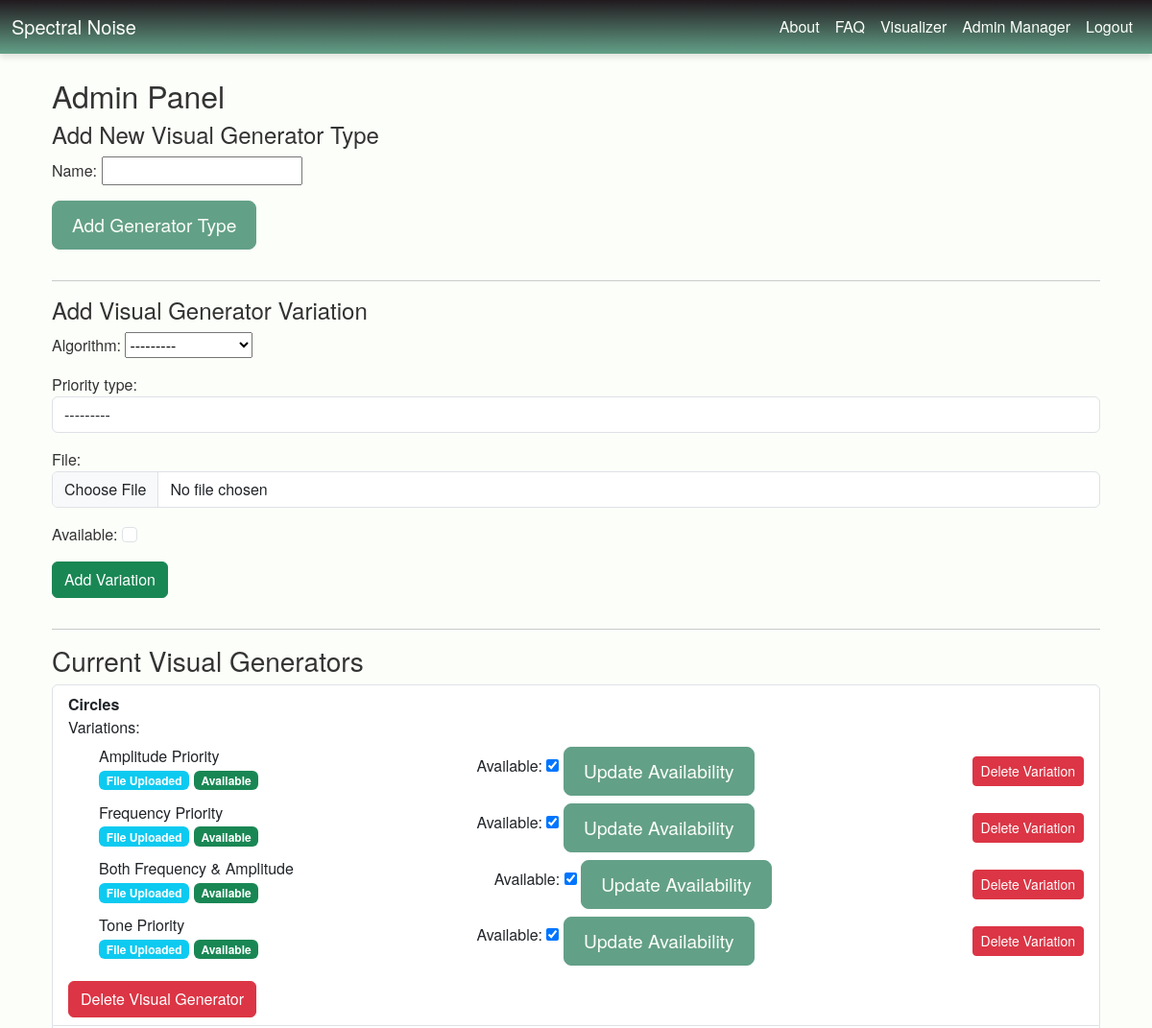
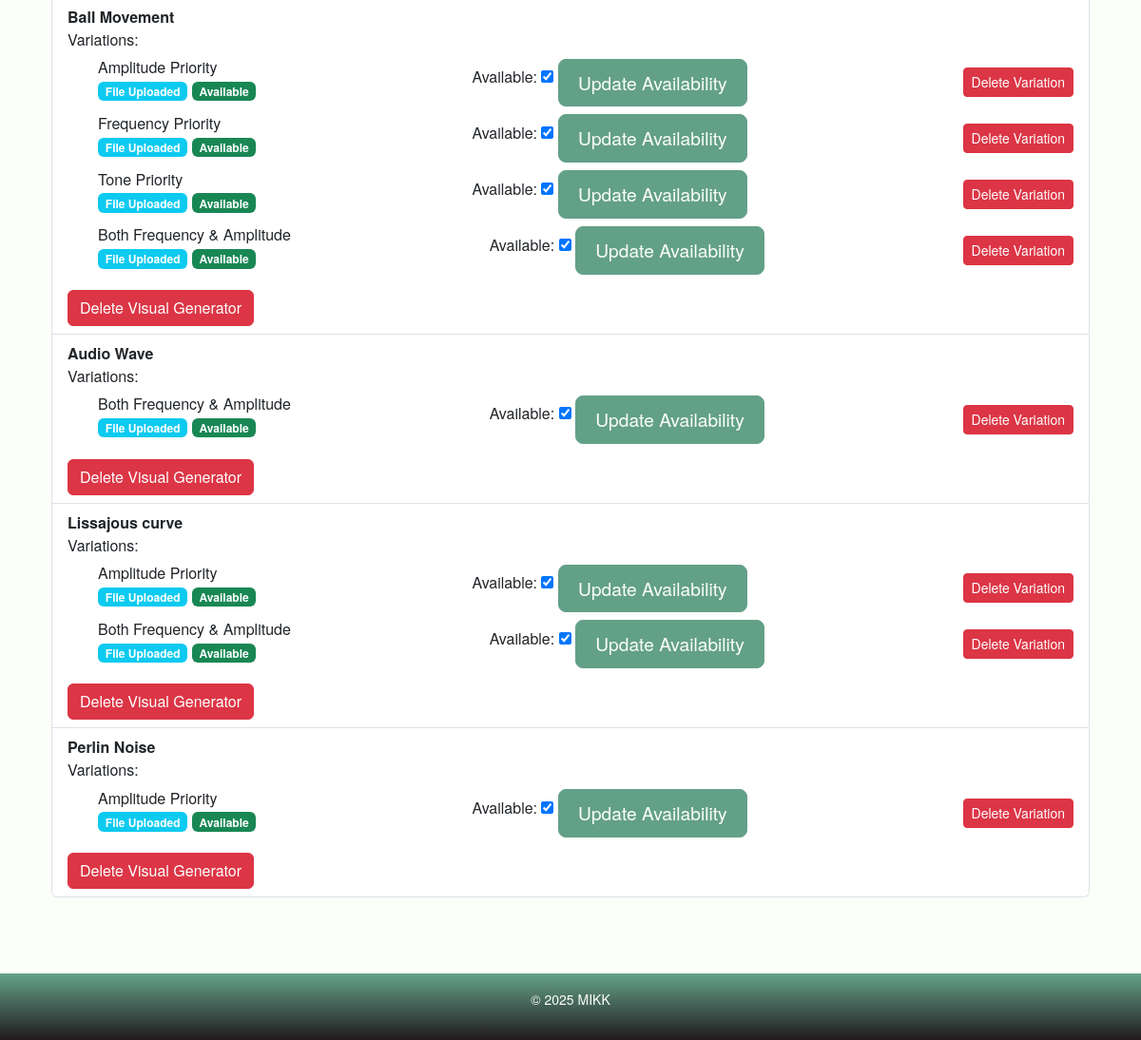
Page /admin-panel/ (signed in) on the committed database (2 pictures, top to bottom).
### myApp/models.py (models this page shows, shortened)
class Algorithm(models.Model):
    name = models.CharField(max_length=255, unique=True)
    def __str__(self):
        return self.name

class AlgorithmVariation(models.Model):
    PRIORITY_CHOICES = [
        ('frequency', 'Frequency Priority'),
        ('amplitude', 'Amplitude Priority'),
        ('tone', 'Tone Priority'),
        ('both', 'Both Frequency & Amplitude'),
    ]
    name = models.CharField(max_length=255)
    algorithm = models.ForeignKey(Algorithm, on_delete=models.CASCADE, related_name="variations")
    priority_type = models.CharField(max_length=20, choices=PRIORITY_CHOICES)
    file = models.FileField(upload_to='media/algorithm_files/', blank=True, null=True)  # Uploads file if applicable
    available = models.BooleanField(default=False)  # Tracks if this variation is ready to use

### myApp/views.py (the view, shortened to what this page needs)
# urls.py: path('admin-panel/', admin_panel, name='admin_panel'),
@login_required
def admin_panel(request):
    algorithms = Algorithm.objects.all()
    algo_form = AlgorithmForm()
    variation_form = AlgorithmVariationForm()
    return render(request, "admin_panel.html", {
        "algo_form": algo_form,
        "variation_form": variation_form,
        "algorithms": algorithms
    })

### myApp/forms.py (shortened to what this page needs)
class AlgorithmForm(forms.ModelForm):
    class Meta:
        model = Algorithm
        fields = ['name']

class AlgorithmVariationForm(forms.ModelForm):
    class Meta:
        model = AlgorithmVariation
        fields = ['algorithm', 'priority_type', 'file', 'available']
        widgets = {
            'priority_type': forms.Select(attrs={'class': 'form-control'}),
            'file': forms.FileInput(attrs={'class': 'form-control'}),
            'available': forms.CheckboxInput(attrs={'class': 'form-check-input'})  # Styling checkbox
        }

### myApp/templates/myApp/admin_panel.html (shortened to what this page needs)
{% extends 'myApp/base.html' %}
{% block content %}
<div class="container" style="padding-bottom: 80px;">
    <h2>Admin Panel</h2>
    <h4>Add New Visual Generator Type</h4>
    <form method="post">
        {{ algo_form.as_p }}
        <button type="submit" name="add_algorithm" class="btn btn-primary btn-block mb-3">Add Generator Type</button>
    </form>
    <hr>
    <h4>Add Visual Generator Variation</h4>
    <form method="post" enctype="multipart/form-data">
        {{ variation_form.as_p }}
        <button type="submit" name="add_variation" class="btn btn-success btn-block mb-3">Add Variation</button>
    </form>
    <hr>
    <h3>Current Visual Generators</h3>
    <ul class="list-group">
        {% for algorithm in algorithms %}
            <li class="list-group-item">
                <strong>{{ algorithm.name }}</strong>
                <br>Variations:
                <ul>
                    {% for variation in algorithm.variations.all %}
                        <li class="d-flex justify-content-between align-items-center">
                            <div>
                                <div>{{ variation.get_priority_type_display }}</div>
                                <div>
                                    {% if variation.file %}
                                        <span class="badge bg-info">File Uploaded</span>
                                    {% else %}
                                        <span class="badge bg-warning">No File Uploaded</span>
                                    {% endif %}
                                    {% if variation.available %}
                                        <span class="badge bg-success">Available</span>
                                    {% else %}
                                        <span class="badge bg-danger">Not Available</span>
                                    {% endif %}
                                </div>
                            </div>
                            {% if user.is_staff %}
                                <form method="post" action="{% url 'update_variation_availability' variation.id %}" class="ms-2">
                                    <label for="available-{{ variation.id }}" class="form-label">Available:</label>
                                    <input type="checkbox" name="available" id="available-{{ variation.id }}" {% if variation.available %} checked {% endif %}>
                                    <button type="submit" class="btn btn-primary btn-sm mt-2">Update Availability</button>
                                </form>
                            {% endif %}
                            <form method="post" action="{% url 'delete_variation' variation.id %}" class="ms-2">
                                <button type="submit" class="btn btn-danger btn-sm mt-2">Delete Variation</button>
                            </form>
                        </li>
                    {% endfor %}
                </ul>
                <form method="post" action="{% url 'delete_algorithm' algorithm.id %}" class="mt-3">
                    <button type="submit" class="btn btn-danger btn-block">Delete Visual Generator</button>
                </form>
            </li>
        {% endfor %}
    </ul>
</div>
{% endblock %}

### myApp/templates/myApp/base.html (shortened to what this page needs)
{% load static %}
<!DOCTYPE html>
<html lang="en">
<head>
  <link href="https://fonts.cdnfonts.com/css/helvetica-neue-5" rel="stylesheet">
  <link rel="stylesheet" href="https://cdn.jsdelivr.net/npm/bootstrap@5.3.0/dist/css/bootstrap.min.css">
  <link rel="stylesheet" href="{% static 'css/styles.css' %}">
</head>
<body>
  <nav class="navbar navbar-expand-lg navbar-light">
    <div class="container-fluid">
      <a class="navbar-brand" href="{% url 'landing' %}">Spectral Noise</a>
      <div class="collapse navbar-collapse" id="navbarNav">
        <ul class="navbar-nav ms-auto">
          <li class="nav-item"><a class="nav-link" href="{% url 'about' %}">About</a></li>
          <li class="nav-item"><a class="nav-link" href="{% url 'faq' %}">FAQ</a></li>
          <li class="nav-item"><a class="nav-link" href="{% url 'visualizer' %}">Visualizer</a></li>
          {% if request.user.is_authenticated %}
            <li class="nav-item"><a class="nav-link" href="{% url 'admin_panel' %}">Admin Manager</a></li>
            <li class="nav-item"><a class="nav-link text-danger" href="{% url 'admin_logout' %}">Logout</a></li>
          {% else %}
            <li class="nav-item"><a class="nav-link text-success" href="{% url 'admin_login' %}">Admin Login</a></li>
          {% endif %}
        </ul>
      </div>
    </div>
  </nav>
  <main class="container mt-4">
    {% block content %}{% endblock %}
  </main>
  <footer class="text-center py-3">
    <p>&copy; 2025 MIKK</p>
  </footer>
</body>
</html>

### myApp/static/css/styles.css (style rules this page uses)
html, body { height: 100%; margin: 0; padding: 0; }
body { display: flex; flex-direction: column; min-height: 100vh; font-family: 'Helvetica Neue','Arial', sans-serif; background-color: #FBFEF9; color: #333; }
main { flex: 1; }
.navbar { background: linear-gradient(180deg, #211A1E, #63A088); box-shadow: 0px 4px 6px rgba(0, 0, 0, 0.1); }
.navbar a, .navbar-brand, .navbar-nav .nav-link { color: #FBFEF9 !important; }
footer { background: linear-gradient(180deg, #63A088, #211A1E); padding: 10px; text-align: center; font-size: 14px; border-top: 1px solid #63A088; color: #FBFEF9; }
.btn-primary { background-color: #63A088; border-color: #63A088; color: #FBFEF9; padding: 10px 20px; font-size: 1.2rem; border-radius: 8px; transition: background-color 0.2s ease; }

### rows in the picture
Algorithm: name "Circles"
AlgorithmVariation: priority_type "Amplitude Priority", shows "File Uploaded", shows "Available", available "☑"
AlgorithmVariation: priority_type "Frequency Priority", shows "File Uploaded", shows "Available", available "☑"
AlgorithmVariation: priority_type "Both Frequency & Amplitude", shows "File Uploaded", shows "Available", available "☑"
AlgorithmVariation: priority_type "Tone Priority", shows "File Uploaded", shows "Available", available "☑"
Algorithm: name "Ball Movement"
AlgorithmVariation: priority_type "Amplitude Priority", shows "File Uploaded", shows "Available", available "☑"
AlgorithmVariation: priority_type "Frequency Priority", shows "File Uploaded", shows "Available", available "☑"
AlgorithmVariation: priority_type "Tone Priority", shows "File Uploaded", shows "Available", available "☑"
AlgorithmVariation: priority_type "Both Frequency & Amplitude", shows "File Uploaded", shows "Available", available "☑"
Algorithm: name "Audio Wave"
AlgorithmVariation: priority_type "Both Frequency & Amplitude", shows "File Uploaded", shows "Available", available "☑"
Algorithm: name "Lissajous curve"
AlgorithmVariation: priority_type "Amplitude Priority", shows "File Uploaded", shows "Available", available "☑"
AlgorithmVariation: priority_type "Both Frequency & Amplitude", shows "File Uploaded", shows "Available", available "☑"
Algorithm: name "Perlin Noise"
AlgorithmVariation: priority_type "Amplitude Priority", shows "File Uploaded", shows "Available", available "☑"
